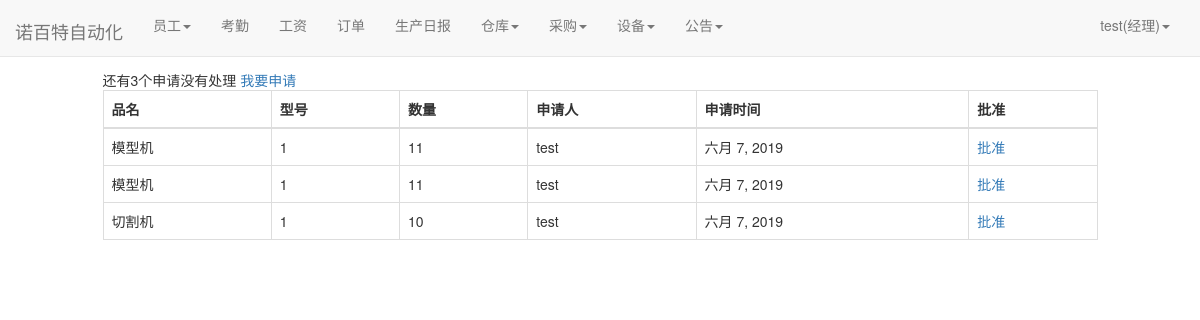
/warehouse/sanction_list/ (signed in), run on the app's committed database.
### user/models.py (models this page shows)
class Profile(models.Model):
    user = models.OneToOneField(User, on_delete=models.CASCADE)
    staff_gender = models.CharField(max_length=10, choices=(('male', '男'), ('female', '女')), default='male',
                                    verbose_name='性别')
    staff_age = models.PositiveIntegerField(verbose_name="年龄")
    staff_home = models.CharField(max_length=100, verbose_name="籍贯")
    staff_nationality = models.CharField(max_length=20, verbose_name="民族")  # 民族
    staff_tel = models.BigIntegerField(verbose_name="电话")
    start_time = models.DateField(auto_now_add=True, verbose_name="入职时间")  # 入职时间
    id_card = models.CharField(max_length=20,verbose_name="身份证")  # 身份证号
    staff_type = models.CharField(max_length=100,verbose_name="职位", null=True)  # 职位
    salary_pre_hour = models.IntegerField(verbose_name="时薪")  # 时薪
    class Meta:
        ordering = ['-start_time']

### warehouse/models.py (models this page shows)
class PurchaseList(models.Model):#采购单
    good_name = models.CharField(max_length=100, verbose_name="品名")
    good_version = models.CharField(max_length=100, verbose_name="型号")
    good_num = models.IntegerField(verbose_name="数量")
    apply_staff_name = models.ForeignKey(User, on_delete=models.CASCADE, verbose_name="申请人",null=True,blank=True, related_name='purchase_a')
    apply_date = models.DateField(auto_now_add=True, verbose_name="申请日期")
    sanction_staff_name = models.ForeignKey(User, on_delete=models.CASCADE, verbose_name="批准人", null=True,blank=True,related_name='purchase_b')
    sanction_date = models.DateField(auto_now=True, verbose_name="批准日期",null=True,blank=True)
    price = models.BigIntegerField(null=True,blank=True,verbose_name="单价")
    total_price = models.BigIntegerField(verbose_name="总价",null=True,blank=True)
    buyer_name = models.ForeignKey(User, on_delete=models.DO_NOTHING,null=True,blank=True, verbose_name="采购员", related_name='purchase_c')
    buyer_date = models.DateField(auto_now=True, verbose_name="采购日期",null=True,blank=True)
    class Meta:
        ordering = ['-apply_date']

### warehouse/views.py (the view)
# urls.py: path('sanction_list/', views.sanction_list, name='sanction_list'),
def sanction_list(request):
    purchaselists = PurchaseList.objects.filter(sanction_staff_name=None)
    context = {}
    context['count'] = purchaselists.count()
    context['purchaselists'] = purchaselists
    return render(request, 'sanction_list.html', context)

### user/models.py (called while the page is built)
def get_staff_type(self):
    if Profile.objects.filter(user=self).exists():
        profile = Profile.objects.get(user=self)
        return profile.staff_type
    else:
        return ''

### warehouse/templates/sanction_list.html (shortened to what this page needs)
{% extends 'base.html' %}
{% if user.is_authenticated %}
                        {% block nav_facility_active %}active{% endblock %}
{% endif %}
{% block content %}
    <div class="containter">
        <div class="row">
            <div class="col-xs-10 col-xs-offset-1">
                {% if user.is_authenticated %}
                {% if user.get_staff_type == '经理' %}
                <div>
                    <span>还有{{count}}个申请没有处理</span>
                    <a href="{%url 'apply' user.pk%}">我要申请</a></div>
                <table class="table table-bordered table-hover">
                  <thead>
                    <tr>
                      <th scope="col">品名</th>
                        <th scope="col">型号</th>
                        <th scope="col">数量</th>
                         <th scope="col">申请人</th>
                        <th scope="col">申请时间</th>
                        <th scope="col">批准</th>
                    </tr>
                  </thead>
                  <tbody>
                  {%for purchaselist in purchaselists%}
                    <tr>
                      <td>{{purchaselist.good_name}}</td>
                        <td>{{purchaselist.good_version}}</td>
                      <td>{{purchaselist.good_num}}</td>
                        <td>{{purchaselist.apply_staff_name}}</td>
                      <td>{{purchaselist.apply_date}}</td>
                        <td><a href="{% url 'sanction' purchaselist.pk user.pk%}">批准</a></td>
                    </tr>
                  {% endfor %}
                  </tbody>
                </table>
                {% endif %}
                {% else %}
                    <span>未登录，跳转到首页...</span>
                    <script type="text/javascript">
                        window.location.href = '/';
                    </script>
                {% endif %}
            </div>
        </div>
    </div>
{% endblock %}

### templates/base.html (shortened to what this page needs)
{% load staticfiles %}
<!doctype html>
<html lang="en">
<head>
    <link rel="stylesheet" href="{% static 'base.css' %}">
     <link rel="stylesheet" href="{% static 'home.css' %}">
    <link rel="stylesheet" href="{% static 'bootstrap-3.37/css/bootstrap.min.css' %}">
</head>
<body>
     <div class="navbar navbar-default navbar-fixed-top" role="navigation">
        <div class="container-fluid">
            <div class="navbar-header">
            </div>
        </div>
     </div>
    <nav class="navbar navbar-default navbar-fixed-top">
      <div class="container-fluid">
        <div class="navbar-header">
          <a class="navbar-brand" href="{% url 'home' %}">诺百特自动化</a>
        </div>
          {% if  user.is_authenticated %}
        <div class="collapse navbar-collapse" id="bs-example-navbar-collapse-1">
          <ul class="nav navbar-nav">
              {% if user.get_staff_type == '经理' %}
              <li class="{% block nav_staff_active %}{% endblock %}">
                    <li class="dropdown">
                      <a href="#" class="dropdown-toggle" data-toggle="dropdown" role="button" aria-haspopup="true" aria-expanded="false">员工<span class="caret"></span></a>
                    </li>
                  </li>
                 <li class="{% block nav_attendence_active %}{% endblock %}"><a href="{% url 'attendence_lists'%}">考勤</a></li>
                  <li class="{% block nav_salary_active %}{% endblock %}"><a href="{% url 'salary_lists'%}">工资</a></li>
                  <li class="{% block nav_order_active %}{% endblock %}"><a href="{% url 'order_list' %}">订单</a></li>
                  <li class="{% block nav_producediary_active %}{% endblock %}"><a href="{% url 'product_diary' %}">生产日报</a></li>
                   <li class="{% block nav_warehousediary_active %}{% endblock %}">
                    <li class="dropdown">
                      <a href="#" class="dropdown-toggle" data-toggle="dropdown" role="button" aria-haspopup="true" aria-expanded="false">仓库<span class="caret"></span></a>
                    </li>
                  </li>
                  <li class="{% block nav_purchase_active %}{% endblock %}">
                    <li class="dropdown">
                      <a href="#" class="dropdown-toggle" data-toggle="dropdown" role="button" aria-haspopup="true" aria-expanded="false">采购<span class="caret"></span></a>
                    </li>
                  </li>
                  <li class="{% block nav_facility_active %}{% endblock %}">
                    <li class="dropdown">
                      <a href="#" class="dropdown-toggle" data-toggle="dropdown" role="button" aria-haspopup="true" aria-expanded="false">设备<span class="caret"></span></a>
                    </li>
                  </li>
              <li class="{% block nav_notice_active %}{% endblock %}">
                    <li class="dropdown">
                      <a href="#" class="dropdown-toggle" data-toggle="dropdown" role="button" aria-haspopup="true" aria-expanded="false">公告<span class="caret"></span></a>
                    </li>
                  </li>
              {%endif%}
          </ul>
        <ul class="nav navbar-nav navbar-right">
            <li class="dropdown">
              <a href="#" class="dropdown-toggle" data-toggle="dropdown" role="button" aria-haspopup="true" aria-expanded="false">
                  {{user.username}}({{user.get_staff_type}})<span class="caret"></span></a>
            </li>
        </ul>
    </div>
          {% else %}
           <ul class="nav navbar-nav navbar-right">
                <li><a href="{% url 'login' %}?from={{ request.get_full_path }}">登录</a></li>
           </ul>
          {% endif %}
      </div>
    </nav>
    {% block content%} {% endblock %}
</body>
</html>

### static/home.css (style rules this page uses)
* { margin: 0; padding: 0; }
body { margin-top: 70px!important; }
ul { list-style-type: none!important; }
ul.navbar-right { margin-right: 0; }
div.navbar-header { font-size: 200%; padding-top: 0.2em; }

### data on the page
PurchaseList: good_name "模型机", good_version "1", good_num "11", apply_staff_name "test", apply_date "六月 7, 2019"
PurchaseList: good_name "模型机", good_version "1", good_num "11", apply_staff_name "test", apply_date "六月 7, 2019"
PurchaseList: good_name "切割机", good_version "1", good_num "10", apply_staff_name "test", apply_date "六月 7, 2019"

### other printed values
{{ user.username }} "test"
{{ user.get_staff_type }} "经理"
{{ count }} "3"
